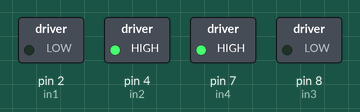
A sketch run on a simulated Arduino Uno, built with avr-gcc and run on an emulated ATmega328P. Shown: switched loads named in the sketch (green lamp = pin HIGH).

Above: at 0.1 s.
Timing chart, 0 to 1.6 s (numbered marks = the images above):
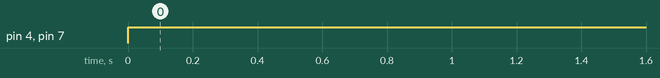

The sketch:

Robot.ino
```cpp
// connect motor controller pins to Arduino digital pins
// right motor
#define in1 2
#define in2 4
// left motor
#define in4 7
#define in3 8


void moveStright();


void setup()
{
  // set all the motor control pins to outputs
  pinMode(in1, OUTPUT);
  pinMode(in2, OUTPUT);
  pinMode(in3, OUTPUT);
  pinMode(in4, OUTPUT);
}

void loop() {
  moveStright();
  delay(7000);

}

void moveStright()
{
  digitalWrite(in1, LOW);
  digitalWrite(in2, HIGH);
  digitalWrite(in3, LOW);
  digitalWrite(in4, HIGH);
}
```

Measured:
- by itself, pin 4 (in2), pin 7 (in4): LOW → HIGH at 0.00 s
